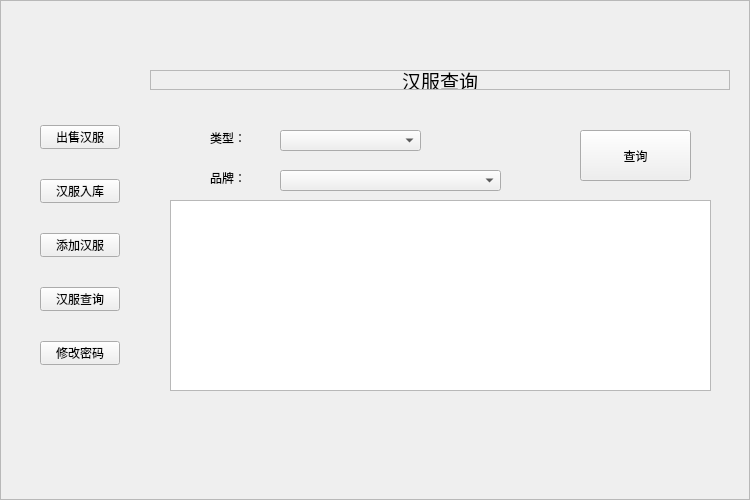
<?xml version="1.0" encoding="UTF-8"?>
<ui version="4.0">
 <class>Widget</class>
 <widget class="QWidget" name="Widget">
  <property name="geometry">
   <rect>
    <x>0</x>
    <y>0</y>
    <width>750</width>
    <height>500</height>
   </rect>
  </property>
  <property name="windowTitle">
   <string>Widget</string>
  </property>
  <property name="styleSheet">
   <string notr="true"/>
  </property>
  <widget class="QStackedWidget" name="stackedWidget">
   <property name="geometry">
    <rect>
     <x>150</x>
     <y>50</y>
     <width>580</width>
     <height>350</height>
    </rect>
   </property>
   <property name="styleSheet">
    <string notr="true">background-image: url(:/images/hehua.jpg);</string>
   </property>
   <property name="currentIndex">
    <number>3</number>
   </property>
   <widget class="QWidget" name="sellPage">
    <widget class="QLabel" name="label">
     <property name="geometry">
      <rect>
       <x>0</x>
       <y>20</y>
       <width>580</width>
       <height>20</height>
      </rect>
     </property>
     <property name="font">
      <font>
       <family>华文新魏</family>
       <pointsize>14</pointsize>
      </font>
     </property>
     <property name="frameShape">
      <enum>QFrame::StyledPanel</enum>
     </property>
     <property name="text">
      <string>出售汉服</string>
     </property>
     <property name="alignment">
      <set>Qt::AlignCenter</set>
     </property>
    </widget>
    <widget class="QLabel" name="label_2">
     <property name="geometry">
      <rect>
       <x>60</x>
       <y>90</y>
       <width>54</width>
       <height>16</height>
      </rect>
     </property>
     <property name="text">
      <string>类型：</string>
     </property>
    </widget>
    <widget class="QLabel" name="label_3">
     <property name="geometry">
      <rect>
       <x>60</x>
       <y>140</y>
       <width>54</width>
       <height>16</height>
      </rect>
     </property>
     <property name="text">
      <string>品牌：</string>
     </property>
    </widget>
    <widget class="QLabel" name="label_4">
     <property name="geometry">
      <rect>
       <x>60</x>
       <y>190</y>
       <width>54</width>
       <height>16</height>
      </rect>
     </property>
     <property name="text">
      <string>单价：</string>
     </property>
    </widget>
    <widget class="QLabel" name="label_5">
     <property name="geometry">
      <rect>
       <x>60</x>
       <y>240</y>
       <width>54</width>
       <height>16</height>
      </rect>
     </property>
     <property name="text">
      <string>数量：</string>
     </property>
    </widget>
    <widget class="QLabel" name="label_6">
     <property name="geometry">
      <rect>
       <x>60</x>
       <y>290</y>
       <width>31</width>
       <height>16</height>
      </rect>
     </property>
     <property name="text">
      <string>金额：</string>
     </property>
    </widget>
    <widget class="QComboBox" name="sellTypeComboBox">
     <property name="geometry">
      <rect>
       <x>120</x>
       <y>90</y>
       <width>161</width>
       <height>21</height>
      </rect>
     </property>
    </widget>
    <widget class="QComboBox" name="sellBrandComboBox">
     <property name="geometry">
      <rect>
       <x>120</x>
       <y>140</y>
       <width>281</width>
       <height>21</height>
      </rect>
     </property>
    </widget>
    <widget class="QLineEdit" name="sellPriceLineEdit">
     <property name="geometry">
      <rect>
       <x>120</x>
       <y>190</y>
       <width>113</width>
       <height>23</height>
      </rect>
     </property>
    </widget>
    <widget class="QLabel" name="label_7">
     <property name="geometry">
      <rect>
       <x>240</x>
       <y>190</y>
       <width>61</width>
       <height>31</height>
      </rect>
     </property>
     <property name="text">
      <string>元</string>
     </property>
    </widget>
    <widget class="QSpinBox" name="sellNumSpinBox">
     <property name="geometry">
      <rect>
       <x>120</x>
       <y>240</y>
       <width>121</width>
       <height>21</height>
      </rect>
     </property>
    </widget>
    <widget class="QLabel" name="sellLastNumLabel">
     <property name="geometry">
      <rect>
       <x>250</x>
       <y>230</y>
       <width>151</width>
       <height>41</height>
      </rect>
     </property>
     <property name="text">
      <string>剩余数量：000</string>
     </property>
    </widget>
    <widget class="QLineEdit" name="sellSumLineEdit">
     <property name="geometry">
      <rect>
       <x>120</x>
       <y>290</y>
       <width>113</width>
       <height>23</height>
      </rect>
     </property>
    </widget>
    <widget class="QLabel" name="label_9">
     <property name="geometry">
      <rect>
       <x>240</x>
       <y>290</y>
       <width>61</width>
       <height>31</height>
      </rect>
     </property>
     <property name="text">
      <string>元</string>
     </property>
    </widget>
    <widget class="QPushButton" name="sellOkBtn">
     <property name="geometry">
      <rect>
       <x>160</x>
       <y>350</y>
       <width>80</width>
       <height>24</height>
      </rect>
     </property>
     <property name="text">
      <string>确定</string>
     </property>
    </widget>
    <widget class="QPushButton" name="sellCancelBtn">
     <property name="geometry">
      <rect>
       <x>360</x>
       <y>350</y>
       <width>80</width>
       <height>24</height>
      </rect>
     </property>
     <property name="text">
      <string>取消</string>
     </property>
    </widget>
   </widget>
   <widget class="QWidget" name="page">
    <widget class="QLabel" name="label_8">
     <property name="geometry">
      <rect>
       <x>0</x>
       <y>20</y>
       <width>580</width>
       <height>20</height>
      </rect>
     </property>
     <property name="font">
      <font>
       <family>华文新魏</family>
       <pointsize>14</pointsize>
      </font>
     </property>
     <property name="frameShape">
      <enum>QFrame::StyledPanel</enum>
     </property>
     <property name="text">
      <string>汉服入库</string>
     </property>
     <property name="alignment">
      <set>Qt::AlignCenter</set>
     </property>
    </widget>
    <widget class="QLabel" name="label_10">
     <property name="geometry">
      <rect>
       <x>100</x>
       <y>70</y>
       <width>54</width>
       <height>16</height>
      </rect>
     </property>
     <property name="text">
      <string>类型：</string>
     </property>
    </widget>
    <widget class="QLabel" name="label_11">
     <property name="geometry">
      <rect>
       <x>100</x>
       <y>110</y>
       <width>54</width>
       <height>16</height>
      </rect>
     </property>
     <property name="text">
      <string>品牌：</string>
     </property>
    </widget>
    <widget class="QLabel" name="label_12">
     <property name="geometry">
      <rect>
       <x>100</x>
       <y>150</y>
       <width>54</width>
       <height>16</height>
      </rect>
     </property>
     <property name="text">
      <string>单价：</string>
     </property>
    </widget>
    <widget class="QLabel" name="label_13">
     <property name="geometry">
      <rect>
       <x>100</x>
       <y>190</y>
       <width>54</width>
       <height>16</height>
      </rect>
     </property>
     <property name="text">
      <string>数量：</string>
     </property>
    </widget>
    <widget class="QLabel" name="label_14">
     <property name="geometry">
      <rect>
       <x>100</x>
       <y>230</y>
       <width>54</width>
       <height>16</height>
      </rect>
     </property>
     <property name="text">
      <string>金额：</string>
     </property>
    </widget>
    <widget class="QComboBox" name="goodsTypeComboBox">
     <property name="geometry">
      <rect>
       <x>150</x>
       <y>70</y>
       <width>101</width>
       <height>21</height>
      </rect>
     </property>
    </widget>
    <widget class="QComboBox" name="goodsBrandComboBox">
     <property name="geometry">
      <rect>
       <x>150</x>
       <y>110</y>
       <width>201</width>
       <height>21</height>
      </rect>
     </property>
    </widget>
    <widget class="QLineEdit" name="goodsPriceLineEdit">
     <property name="geometry">
      <rect>
       <x>150</x>
       <y>150</y>
       <width>113</width>
       <height>23</height>
      </rect>
     </property>
    </widget>
    <widget class="QSpinBox" name="goodsNumSpinBox">
     <property name="geometry">
      <rect>
       <x>150</x>
       <y>190</y>
       <width>101</width>
       <height>21</height>
      </rect>
     </property>
    </widget>
    <widget class="QLineEdit" name="goodsSumLineEdit">
     <property name="geometry">
      <rect>
       <x>150</x>
       <y>230</y>
       <width>113</width>
       <height>23</height>
      </rect>
     </property>
    </widget>
    <widget class="QPushButton" name="goodsOkBtn">
     <property name="geometry">
      <rect>
       <x>150</x>
       <y>320</y>
       <width>80</width>
       <height>24</height>
      </rect>
     </property>
     <property name="text">
      <string>确定</string>
     </property>
    </widget>
    <widget class="QPushButton" name="goodsCancelBtn">
     <property name="geometry">
      <rect>
       <x>380</x>
       <y>320</y>
       <width>80</width>
       <height>24</height>
      </rect>
     </property>
     <property name="text">
      <string>取消</string>
     </property>
    </widget>
    <widget class="QLabel" name="label_15">
     <property name="geometry">
      <rect>
       <x>270</x>
       <y>150</y>
       <width>54</width>
       <height>16</height>
      </rect>
     </property>
     <property name="text">
      <string>元</string>
     </property>
    </widget>
    <widget class="QLabel" name="label_16">
     <property name="geometry">
      <rect>
       <x>280</x>
       <y>230</y>
       <width>54</width>
       <height>16</height>
      </rect>
     </property>
     <property name="text">
      <string>元</string>
     </property>
    </widget>
   </widget>
   <widget class="QWidget" name="page_3">
    <widget class="QLabel" name="label_17">
     <property name="geometry">
      <rect>
       <x>0</x>
       <y>20</y>
       <width>580</width>
       <height>20</height>
      </rect>
     </property>
     <property name="font">
      <font>
       <family>华文新魏</family>
       <pointsize>14</pointsize>
      </font>
     </property>
     <property name="frameShape">
      <enum>QFrame::StyledPanel</enum>
     </property>
     <property name="text">
      <string>添加汉服</string>
     </property>
     <property name="alignment">
      <set>Qt::AlignCenter</set>
     </property>
    </widget>
    <widget class="QLabel" name="label_18">
     <property name="geometry">
      <rect>
       <x>90</x>
       <y>90</y>
       <width>54</width>
       <height>16</height>
      </rect>
     </property>
     <property name="text">
      <string>类型：</string>
     </property>
    </widget>
    <widget class="QComboBox" name="newTypeComboBox">
     <property name="geometry">
      <rect>
       <x>140</x>
       <y>90</y>
       <width>121</width>
       <height>21</height>
      </rect>
     </property>
    </widget>
    <widget class="QLabel" name="label_19">
     <property name="geometry">
      <rect>
       <x>90</x>
       <y>130</y>
       <width>54</width>
       <height>16</height>
      </rect>
     </property>
     <property name="text">
      <string>品牌：</string>
     </property>
    </widget>
    <widget class="QLabel" name="label_20">
     <property name="geometry">
      <rect>
       <x>90</x>
       <y>170</y>
       <width>54</width>
       <height>16</height>
      </rect>
     </property>
     <property name="text">
      <string>单价：</string>
     </property>
    </widget>
    <widget class="QLabel" name="label_21">
     <property name="geometry">
      <rect>
       <x>90</x>
       <y>210</y>
       <width>54</width>
       <height>16</height>
      </rect>
     </property>
     <property name="text">
      <string>数量：</string>
     </property>
    </widget>
    <widget class="QLabel" name="label_22">
     <property name="geometry">
      <rect>
       <x>90</x>
       <y>250</y>
       <width>54</width>
       <height>16</height>
      </rect>
     </property>
     <property name="text">
      <string>金额：</string>
     </property>
    </widget>
    <widget class="QPushButton" name="newOkBtn">
     <property name="geometry">
      <rect>
       <x>140</x>
       <y>310</y>
       <width>80</width>
       <height>24</height>
      </rect>
     </property>
     <property name="text">
      <string>确定</string>
     </property>
    </widget>
    <widget class="QPushButton" name="newCancelBtn">
     <property name="geometry">
      <rect>
       <x>310</x>
       <y>310</y>
       <width>80</width>
       <height>24</height>
      </rect>
     </property>
     <property name="text">
      <string>取消</string>
     </property>
    </widget>
    <widget class="QLineEdit" name="newSumLineEdit">
     <property name="geometry">
      <rect>
       <x>140</x>
       <y>250</y>
       <width>113</width>
       <height>23</height>
      </rect>
     </property>
    </widget>
    <widget class="QSpinBox" name="newPriceSpinBox">
     <property name="geometry">
      <rect>
       <x>140</x>
       <y>170</y>
       <width>101</width>
       <height>21</height>
      </rect>
     </property>
    </widget>
    <widget class="QSpinBox" name="newNumSpinBox">
     <property name="geometry">
      <rect>
       <x>140</x>
       <y>210</y>
       <width>101</width>
       <height>21</height>
      </rect>
     </property>
    </widget>
    <widget class="QLabel" name="label_23">
     <property name="geometry">
      <rect>
       <x>250</x>
       <y>170</y>
       <width>54</width>
       <height>16</height>
      </rect>
     </property>
     <property name="text">
      <string>元</string>
     </property>
    </widget>
    <widget class="QLabel" name="label_24">
     <property name="geometry">
      <rect>
       <x>260</x>
       <y>250</y>
       <width>54</width>
       <height>16</height>
      </rect>
     </property>
     <property name="text">
      <string>元</string>
     </property>
    </widget>
    <widget class="QLineEdit" name="newBrandLineEdit">
     <property name="geometry">
      <rect>
       <x>140</x>
       <y>130</y>
       <width>271</width>
       <height>21</height>
      </rect>
     </property>
    </widget>
   </widget>
   <widget class="QWidget" name="page_4">
    <widget class="QLabel" name="label_25">
     <property name="geometry">
      <rect>
       <x>0</x>
       <y>20</y>
       <width>580</width>
       <height>20</height>
      </rect>
     </property>
     <property name="font">
      <font>
       <family>华文新魏</family>
       <pointsize>14</pointsize>
      </font>
     </property>
     <property name="frameShape">
      <enum>QFrame::StyledPanel</enum>
     </property>
     <property name="text">
      <string>汉服查询</string>
     </property>
     <property name="alignment">
      <set>Qt::AlignCenter</set>
     </property>
    </widget>
    <widget class="QLabel" name="label_26">
     <property name="geometry">
      <rect>
       <x>60</x>
       <y>80</y>
       <width>54</width>
       <height>16</height>
      </rect>
     </property>
     <property name="text">
      <string>类型：</string>
     </property>
    </widget>
    <widget class="QLabel" name="label_27">
     <property name="geometry">
      <rect>
       <x>60</x>
       <y>120</y>
       <width>54</width>
       <height>16</height>
      </rect>
     </property>
     <property name="text">
      <string>品牌：</string>
     </property>
    </widget>
    <widget class="QComboBox" name="queryTypeComboBox">
     <property name="geometry">
      <rect>
       <x>130</x>
       <y>80</y>
       <width>141</width>
       <height>21</height>
      </rect>
     </property>
    </widget>
    <widget class="QComboBox" name="queryBrandComboBox">
     <property name="geometry">
      <rect>
       <x>130</x>
       <y>120</y>
       <width>221</width>
       <height>21</height>
      </rect>
     </property>
    </widget>
    <widget class="QPushButton" name="queryPushButton">
     <property name="geometry">
      <rect>
       <x>430</x>
       <y>80</y>
       <width>111</width>
       <height>51</height>
      </rect>
     </property>
     <property name="text">
      <string>查询</string>
     </property>
    </widget>
    <widget class="QTableView" name="tableView">
     <property name="geometry">
      <rect>
       <x>20</x>
       <y>150</y>
       <width>541</width>
       <height>191</height>
      </rect>
     </property>
    </widget>
   </widget>
   <widget class="QWidget" name="page_5">
    <widget class="QLabel" name="label_28">
     <property name="geometry">
      <rect>
       <x>0</x>
       <y>20</y>
       <width>580</width>
       <height>20</height>
      </rect>
     </property>
     <property name="font">
      <font>
       <family>华文新魏</family>
       <pointsize>14</pointsize>
      </font>
     </property>
     <property name="frameShape">
      <enum>QFrame::StyledPanel</enum>
     </property>
     <property name="text">
      <string>修改密码</string>
     </property>
     <property name="alignment">
      <set>Qt::AlignCenter</set>
     </property>
    </widget>
    <widget class="QLabel" name="label_29">
     <property name="geometry">
      <rect>
       <x>100</x>
       <y>100</y>
       <width>54</width>
       <height>16</height>
      </rect>
     </property>
     <property name="text">
      <string>原密码：</string>
     </property>
    </widget>
    <widget class="QLabel" name="label_30">
     <property name="geometry">
      <rect>
       <x>100</x>
       <y>170</y>
       <width>54</width>
       <height>16</height>
      </rect>
     </property>
     <property name="text">
      <string>新密码：</string>
     </property>
    </widget>
    <widget class="QLineEdit" name="oldPwdLineEdit">
     <property name="geometry">
      <rect>
       <x>160</x>
       <y>100</y>
       <width>113</width>
       <height>23</height>
      </rect>
     </property>
    </widget>
    <widget class="QLineEdit" name="newPwdLineEdit">
     <property name="geometry">
      <rect>
       <x>160</x>
       <y>170</y>
       <width>113</width>
       <height>23</height>
      </rect>
     </property>
    </widget>
    <widget class="QPushButton" name="changePwdBtn">
     <property name="geometry">
      <rect>
       <x>230</x>
       <y>240</y>
       <width>131</width>
       <height>51</height>
      </rect>
     </property>
     <property name="text">
      <string>确定</string>
     </property>
    </widget>
   </widget>
   <widget class="QWidget" name="page_2"/>
  </widget>
  <widget class="QWidget" name="layoutWidget">
   <property name="geometry">
    <rect>
     <x>20</x>
     <y>110</y>
     <width>120</width>
     <height>275</height>
    </rect>
   </property>
   <layout class="QVBoxLayout" name="verticalLayout" stretch="0,0,0,0,0">
    <property name="spacing">
     <number>30</number>
    </property>
    <property name="leftMargin">
     <number>20</number>
    </property>
    <property name="topMargin">
     <number>15</number>
    </property>
    <property name="rightMargin">
     <number>20</number>
    </property>
    <property name="bottomMargin">
     <number>20</number>
    </property>
    <item>
     <widget class="QPushButton" name="sellBtn">
      <property name="text">
       <string>出售汉服</string>
      </property>
     </widget>
    </item>
    <item>
     <widget class="QPushButton" name="buyBtn">
      <property name="text">
       <string>汉服入库</string>
      </property>
     </widget>
    </item>
    <item>
     <widget class="QPushButton" name="addBtn">
      <property name="text">
       <string>添加汉服</string>
      </property>
     </widget>
    </item>
    <item>
     <widget class="QPushButton" name="queryBtn">
      <property name="text">
       <string>汉服查询</string>
      </property>
     </widget>
    </item>
    <item>
     <widget class="QPushButton" name="passwordBtn">
      <property name="text">
       <string>修改密码</string>
      </property>
     </widget>
    </item>
   </layout>
  </widget>
  <widget class="QFrame" name="frame">
   <property name="geometry">
    <rect>
     <x>0</x>
     <y>0</y>
     <width>750</width>
     <height>500</height>
    </rect>
   </property>
   <property name="styleSheet">
    <string notr="true">QFrame#frame{

border-image: url(:/water_black.jpg);
}
</string>
   </property>
   <property name="frameShape">
    <enum>QFrame::StyledPanel</enum>
   </property>
   <property name="frameShadow">
    <enum>QFrame::Raised</enum>
   </property>
  </widget>
  <zorder>frame</zorder>
  <zorder>stackedWidget</zorder>
  <zorder>layoutWidget</zorder>
 </widget>
 <resources/>
 <connections/>
</ui>
